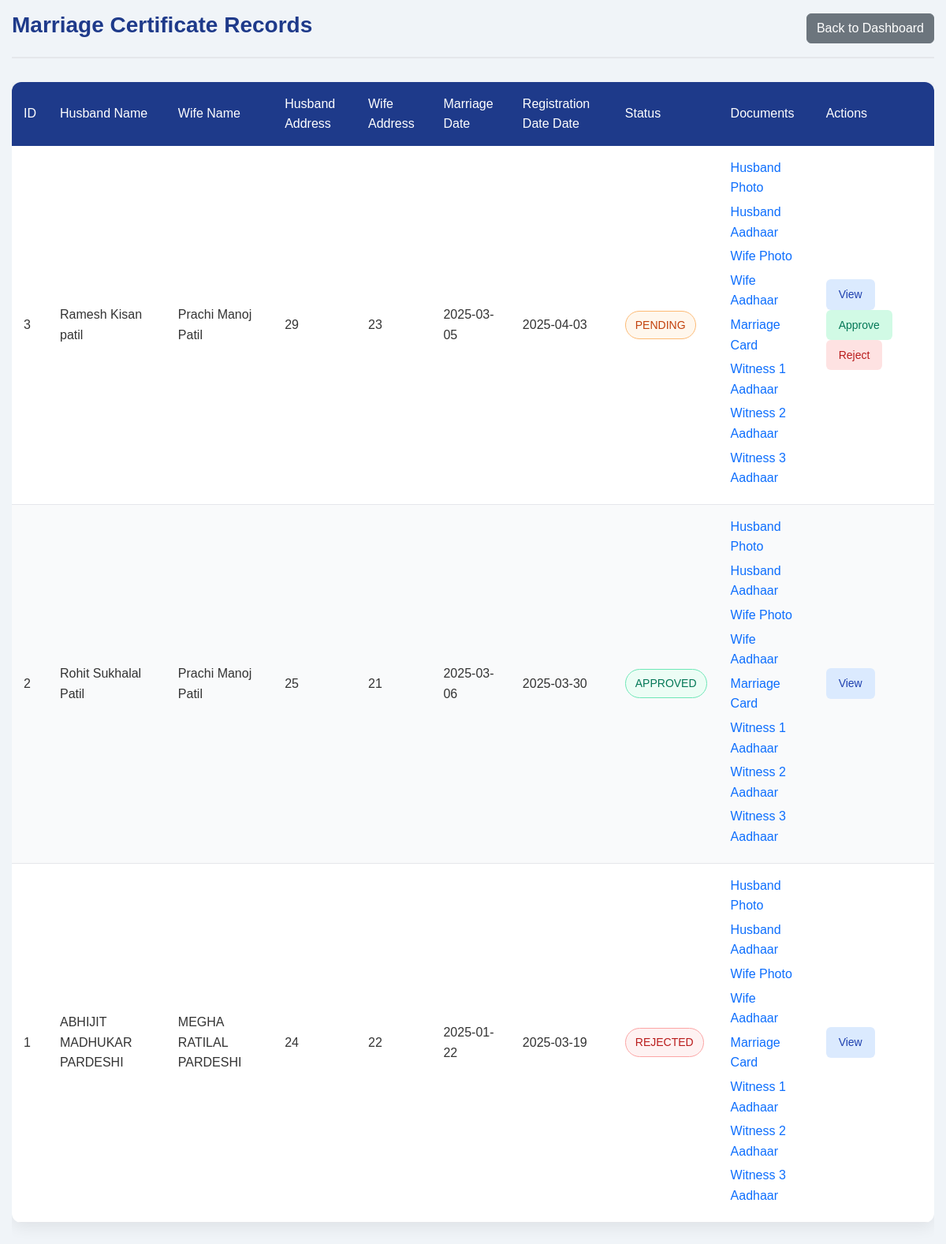
Screenshot of /villager/Certificate/view_marriage.php with the database file from the repository.
### tables this page shows
CREATE TABLE `marriage_certificates` (
  `id` int(11) NOT NULL,
  `certificate_no` int(11) NOT NULL,
  `husband_name` varchar(100) NOT NULL,
  `husband_address` text NOT NULL,
  `husband_dob` date NOT NULL,
  `husband_age` int(11) NOT NULL,
  `husband_cast` varchar(50) NOT NULL,
  `husband_photo` varchar(255) NOT NULL,
  `husband_aadhar_no` varchar(12) NOT NULL,
  `husband_aadhar_doc` varchar(255) NOT NULL,
  `wife_name` varchar(100) NOT NULL,
  `wife_address` text NOT NULL,
  `wife_dob` date NOT NULL,
  `wife_age` int(11) NOT NULL,
  `wife_cast` varchar(50) NOT NULL,
  `wife_photo` varchar(255) NOT NULL,
  `wife_aadhar_no` varchar(12) NOT NULL,
  `wife_aadhar_doc` varchar(255) NOT NULL,
  `marriage_date` date NOT NULL,
  `marriage_place` varchar(255) NOT NULL,
  `marriage_card` varchar(255) NOT NULL,
  `witness1_name` varchar(100) NOT NULL,
  `witness1_aadhar_doc` varchar(255) NOT NULL,
  `witness2_name` varchar(100) NOT NULL,
  `witness2_aadhar_doc` varchar(255) NOT NULL,
  `witness3_name` varchar(100) NOT NULL,
  `witness3_aadhar_doc` varchar(255) NOT NULL,
  `registration_date` date NOT NULL,
  `created_at` timestamp NOT NULL DEFAULT current_timestamp(),
  `status` varchar(20) DEFAULT 'PENDING',
  `remarks` text DEFAULT NULL,
  `updated_at` timestamp NULL DEFAULT current_timestamp() ON UPDATE current_timestamp(),
  `email` varchar(255) DEFAULT NULL
);

### villager/Certificate/view_marriage.php (the view, shortened to what this page needs)
<?php
$servername = "localhost";
$username = "root";
$password = "";
$dbname = "kusumba_db";
$conn = new mysqli($servername, $username, $password, $dbname);
$sql = "SELECT * FROM marriage_certificates ORDER BY created_at DESC";
$result = $conn->query($sql);
?>
<!DOCTYPE html>
<html lang="en">
<head>
    <link href="https://cdn.jsdelivr.net/npm/bootstrap@5.3.0/dist/css/bootstrap.min.css" rel="stylesheet">
</head>
<body>
    <div class="container">
        <div class="header">
            <h1 class="page-title">Marriage Certificate Records</h1>
            <div class="d-flex gap-2">
                <a href="../../Admin/Clerk/clerk_dashboard.php" class="btn btn-secondary">
                    <i class="bi bi-arrow-left"></i> Back to Dashboard
                </a>
            </div>
        </div>
        <div class="table-responsive">
            <table class="records-table">
                <thead>
                    <tr>
                        <th>ID</th>
                        <th>Husband Name</th>
                        <th>Wife Name</th>
                        <th>Husband Address</th>
                        <th>Wife Address</th>
                        <th>Marriage Date</th>
                        <th>Registration Date Date</th>
                        <th>Status</th>
                        <th>Documents</th>
                        <th>Actions</th>
                    </tr>
                </thead>
                <tbody>
                    <?php
                    if ($result->num_rows > 0) {
                        while ($row = $result->fetch_assoc()) {
                            $status = $row['status'] ?? 'PENDING';
                            $statusClass = '';
                            switch ($status) {
                                case 'APPROVED':
                                    $statusClass = 'status-approved';
                                    break;
                                case 'REJECTED':
                                    $statusClass = 'status-rejected';
                                    break;
                                default:
                                    $statusClass = 'status-pending';
                                    break;
                            }
                            ?>
                            <tr>
                                <td><?php echo $row['id']; ?></td>
                                <td><?php echo htmlspecialchars($row['husband_name']); ?></td>
                                <td><?php echo htmlspecialchars($row['wife_name']); ?></td>
                                <td><?php echo htmlspecialchars($row['husband_age']); ?></td>
                                <td><?php echo htmlspecialchars($row['wife_age']); ?></td>
                                <td><?php echo htmlspecialchars($row['marriage_date']); ?></td>
                                <td><?php echo htmlspecialchars($row['registration_date']); ?></td>
                                <td><span class="status-badge <?php echo $statusClass; ?>"><?php echo $status; ?></span></td>
                                <td>
                                    <?php if (!empty($row['husband_photo'])): ?>
                                        <div class="document-preview">
                                            <a href="#" class="preview-link"
                                                onclick="viewDocument('../uploads/marriage_certificates/<?php echo $row['husband_photo']; ?>', 'Husband Photo')">
                                                Husband Photo
                                            </a>
                                        </div>
                                    <?php endif; ?>
                                    <?php if (!empty($row['husband_aadhar_doc'])): ?>
                                        <div class="document-preview">
                                            <a href="#" class="preview-link"
                                                onclick="viewDocument('../uploads/marriage_certificates/<?php echo $row['husband_aadhar_doc']; ?>', 'Wife Photo')">
                                                Husband Aadhaar
                                            </a>
                                        </div>
                                    <?php endif; ?>
                                    <?php if (!empty($row['wife_photo'])): ?>
                                        <div class="document-preview">
                                            <a href="#" class="preview-link"
                                                onclick="viewDocument('../uploads/marriage_certificates/<?php echo $row['wife_photo']; ?>', 'Wife Photo')">
                                                Wife Photo
                                            </a>
                                        </div>
                                    <?php endif; ?>
                                    <?php if (!empty($row['wife_aadhar_doc'])): ?>
                                        <div class="document-preview">
                                            <a href="#" class="preview-link"
                                                onclick="viewDocument('../uploads/marriage_certificates/<?php echo $row['wife_aadhar_doc']; ?>', 'Wife Aadhaar Card')">
                                                Wife Aadhaar
                                            </a>
                                        </div>
                                    <?php endif; ?>
                                    <?php if (!empty($row['wife_aadhar_doc'])): ?>
                                        <div class="document-preview">
                                            <a href="#" class="preview-link"
                                                onclick="viewDocument('../uploads/marriage_certificates/<?php echo $row['marriage_card']; ?>', 'Marriage Card')">
                                                Marriage Card
                                            </a>
                                        </div>
                                    <?php endif; ?>
                                    <?php if (!empty($row['witness1_aadhar_doc'])): ?>
                                        <div class="document-preview">
                                            <a href="#" class="preview-link"
                                                onclick="viewDocument('../uploads/marriage_certificates/<?php echo $row['witness1_aadhar_doc']; ?>', 'Witness 1 Aadhaar Card')">
                                                Witness 1 Aadhaar
                                            </a>
                                        </div>
                                    <?php endif; ?>
                                    <?php if (!empty($row['witness2_aadhar_doc'])): ?>
                                        <div class="document-preview">
                                            <a href="#" class="preview-link"
                                                onclick="viewDocument('../uploads/marriage_certificates/<?php echo $row['witness2_aadhar_doc']; ?>', 'Witness 1 Aadhaar Card')">
                                                Witness 2 Aadhaar
                                            </a>
                                        </div>
                                    <?php endif; ?>
                                    <?php if (!empty($row['witness3_aadhar_doc'])): ?>
                                        <div class="document-preview">
                                            <a href="#" class="preview-link"
                                                onclick="viewDocument('../uploads/marriage_certificates/<?php echo $row['witness3_aadhar_doc']; ?>', 'Witness 1 Aadhaar Card')">
                                                Witness 3 Aadhaar
                                            </a>
                                        </div>
                                    <?php endif; ?>
                                </td>
                                <td>
                                    <button class="action-btn view-btn"
                                        onclick="viewDetails(<?php echo $row['id']; ?>)">View</button>
                                    <?php if ($status !== 'APPROVED' && $status !== 'REJECTED'): ?>
                                        <button class="action-btn approve-btn"
                                            onclick="showStatusModal(<?php echo $row['id']; ?>, 'APPROVED')">Approve</button>
                                        <button class="action-btn reject-btn"
                                            onclick="showStatusModal(<?php echo $row['id']; ?>, 'REJECTED')">Reject</button>
                                    <?php endif; ?>
                                </td>
                            </tr>
                            <?php
                        }
                    } else {
                        echo '<tr><td colspan="8" style="text-align: center;">No records found</td></tr>';
                    }
                    ?>
                </tbody>
            </table>
        </div>
    </div>
</body>
</html>

### villager/Certificate/view_marriage.php (style rules this page uses)
* { margin: 0; padding: 0; box-sizing: border-box; font-family: 'Poppins', sans-serif; }
body { background-color: #f0f4f8; color: #333; line-height: 1.6; min-width: 320px; }
.container { width: 100%; max-width: 1200px; margin: 0 auto; padding: 15px; overflow-x: hidden; }
.header { display: flex; justify-content: space-between; align-items: center; margin-bottom: 30px; padding-bottom: 15px; border-bottom: 2px solid #e5e7eb; flex-wrap: wrap; gap: 15px; }
.table-responsive { width: 100%; overflow-x: auto; -webkit-overflow-scrolling: touch; margin-bottom: 30px; }
.records-table { min-width: 1000px; width: 100%; background-color: #fff; border-radius: 12px; box-shadow: 0 5px 20px rgba(0, 0, 0, 0.08); border-collapse: collapse; }
.page-title { color: #1e3a8a; font-size: 28px; font-weight: 600; }
.records-table { width: 100%; background-color: #fff; border-radius: 12px; box-shadow: 0 5px 20px rgba(0, 0, 0, 0.08); border-collapse: collapse; overflow: hidden; margin-bottom: 30px; }
.records-table th { background-color: #1e3a8a; color: white; padding: 15px; text-align: left; font-weight: 500; }
.records-table tr:nth-child(even) { background-color: #f9fafb; }
.records-table td { padding: 15px; border-bottom: 1px solid #e5e7eb; }
.status-badge { padding: 6px 12px; border-radius: 50px; font-size: 14px; font-weight: 500; display: inline-block; text-align: center; }
.status-pending { background-color: #fff7ed; color: #c2410c; border: 1px solid #fdba74; }
.status-approved { background-color: #ecfdf5; color: #047857; border: 1px solid #6ee7b7; }
.status-rejected { background-color: #fef2f2; color: #b91c1c; border: 1px solid #fca5a5; }
.action-btn { padding: 8px 16px; border-radius: 6px; font-size: 14px; font-weight: 500; border: none; cursor: pointer; transition: all 0.3s ease; margin-right: 8px; }
.view-btn { background-color: #dbeafe; color: #1e40af; }
.approve-btn { background-color: #d1fae5; color: #047857; }
.reject-btn { background-color: #fee2e2; color: #b91c1c; }
.document-preview { display: flex; align-items: center; gap: 10px; margin-bottom: 5px; }
.preview-link { display: flex; align-items: center; gap: 5px; text-decoration: none; color: #0d6efd; }

### rows the page displays
marriage_certificates: id "3", husband_name "Ramesh Kisan patil", wife_name "Prachi Manoj Patil", husband_age "29", wife_age "23", marriage_date "2025-03-05", registration_date "2025-04-03", status "PENDING"
marriage_certificates: id "2", husband_name "Rohit Sukhalal Patil", wife_name "Prachi Manoj Patil", husband_age "25", wife_age "21", marriage_date "2025-03-06", registration_date "2025-03-30", status "APPROVED"
marriage_certificates: id "1", husband_name "ABHIJIT MADHUKAR PARDESHI", wife_name "MEGHA RATILAL PARDESHI", husband_age "24", wife_age "22", marriage_date "2025-01-22", registration_date "2025-03-19", status "REJECTED"
